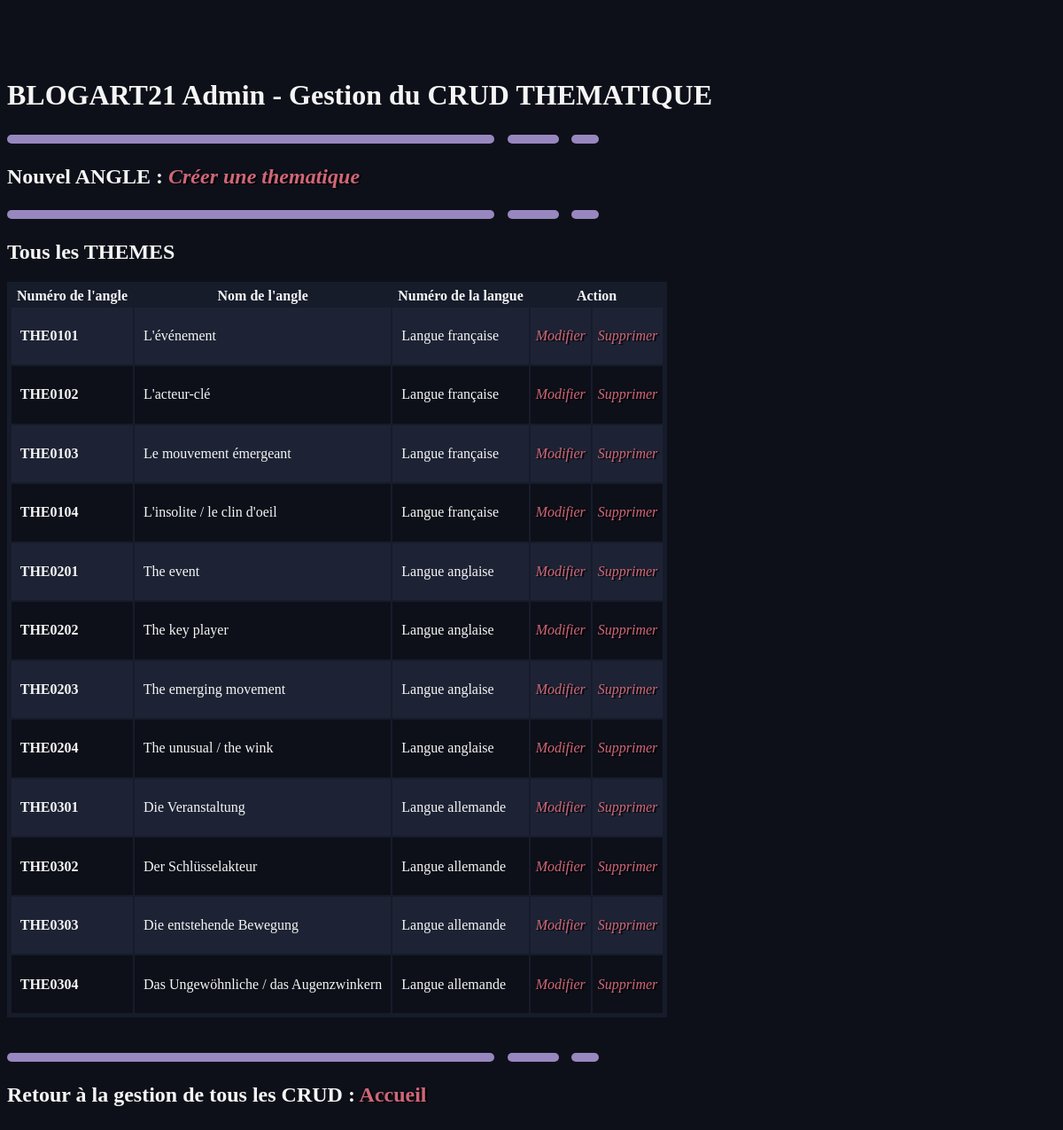
Page /back/thematique/thematique.php on the committed database.
### tables this page shows
CREATE TABLE `THEMATIQUE` (
  `numThem` char(8) NOT NULL,
  `libThem` char(60) DEFAULT NULL,
  `numLang` char(8) NOT NULL
);

CREATE TABLE `LANGUE` (
  `numLang` char(8) NOT NULL,
  `lib1Lang` char(30) DEFAULT NULL,
  `lib2Lang` char(60) DEFAULT NULL,
  `numPays` char(4) DEFAULT NULL
);

### CLASS_CRUD/thematique.class.php (called while the page is built, shortened)
<?
	require_once __DIR__ . '../../CONNECT/database.php';
	class THEMATIQUE{
		function get_AllThem(){
            global $db;
            $query = 'SELECT numThem,libThem,lib2Lang FROM THEMATIQUE,langue WHERE thematique.numLang=langue.numLang ORDER BY numThem ASC ;';
            $result = $db->prepare($query);
            $result->execute();
            return($result->fetchAll());
        }
	}

### back/thematique/thematique.php (the view, shortened to what this page needs)
<?
require_once __DIR__ . '/../../CLASS_CRUD/thematique.class.php';
$monTheme = new THEMATIQUE;
?>
<!DOCTYPE html>
<html lang="fr">
<head>
    <link href="../../back/css/style.css" rel="stylesheet" type="text/css" />
</head>
<body>
<body>
    <h1>BLOGART21 Admin - Gestion du CRUD THEMATIQUE</h1>
    <img class="soulignage2" src="../../front/assets/icons/soulignage.svg"> <br />
	<h2>Nouvel ANGLE :&nbsp;<a href="./createAngle.php"><i>Créer une thematique</i></a></h2>
    <img class="soulignage2" src="../../front/assets/icons/soulignage.svg"> <br />
	<h2>Tous les THEMES</h2>
	<table border="3" bgcolor="aliceblue">
    <thead>
        <tr>
        <th>&nbsp;Numéro de l'angle&nbsp;</th>
            <th>&nbsp;Nom de l'angle&nbsp;</th>
            <th>&nbsp;Numéro de la langue&nbsp;</th>
            <th colspan="2">&nbsp;Action&nbsp;</th>
        </tr>
    </thead>
    <tbody>
<?
 $allStatuts = $monTheme->get_AllThem();
 foreach($allStatuts as $row) {
?>
        <tr>
		<td><h4>&nbsp; <?= $row["numThem"]; ?> &nbsp;</h4></td>
        <td>&nbsp; <?php echo $row["libThem"]; ?> &nbsp;</td>
        <td>&nbsp; <?php echo $row["lib2Lang"]; ?> &nbsp;</td>
		<td>&nbsp;<a href="./updateThematique.php?id=<?=$row["numThem"]; ?>"><i>Modifier</i></a>&nbsp;
		<br /></td>
		<td>&nbsp;<a href="./deleteThematique.php?id=<?=$row["numThem"]; ?>"><i>Supprimer</i></a>&nbsp;
		<br /></td>
        </tr>
<?
	}
?>
    </tbody>
    </table>
    <br><br>
</body>
</html>

### back/css/style.css (style rules this page uses)
body { background-color: #0D1019; color: #F5F5F5; padding-top: 60px; padding-bottom: 40px; font-family: "Gotham rounded book"; }
h1 { font-family: "Gotham ultra"; }
h2 { font-family: "Gotham rounded book"; }
table { background-color: #171c2b; border-color: rgba(255, 255, 0, 0); border-collapse:inherit; box-shadow: 0; }
a { text-decoration: none; font-family: "Gotham rounded book"; font-style: normal; color: #CF6679; text-shadow: 2px 1px 1px black; }
tbody tr:nth-child(odd) { background-color:#1d2334; }
tbody tr:nth-child(even) { background-color:#0D1019; }
td { border-color: #171c2b00; }
th { border-color: #171c2b00; }

### rows in the picture
thematique: numThem "THE0101", libThem "L'événement", numLang.lib2Lang "Langue française"
thematique: numThem "THE0102", libThem "L'acteur-clé", numLang.lib2Lang "Langue française"
thematique: numThem "THE0103", libThem "Le mouvement émergeant", numLang.lib2Lang "Langue française"
thematique: numThem "THE0104", libThem "L'insolite / le clin d'oeil", numLang.lib2Lang "Langue française"
thematique: numThem "THE0201", libThem "The event", numLang.lib2Lang "Langue anglaise"
thematique: numThem "THE0202", libThem "The key player", numLang.lib2Lang "Langue anglaise"
thematique: numThem "THE0203", libThem "The emerging movement", numLang.lib2Lang "Langue anglaise"
thematique: numThem "THE0204", libThem "The unusual / the wink", numLang.lib2Lang "Langue anglaise"
thematique: numThem "THE0301", libThem "Die Veranstaltung", numLang.lib2Lang "Langue allemande"
thematique: numThem "THE0302", libThem "Der Schlüsselakteur", numLang.lib2Lang "Langue allemande"
thematique: numThem "THE0303", libThem "Die entstehende Bewegung", numLang.lib2Lang "Langue allemande"
thematique: numThem "THE0304", libThem "Das Ungewöhnliche / das Augenzwinkern", numLang.lib2Lang "Langue allemande"
